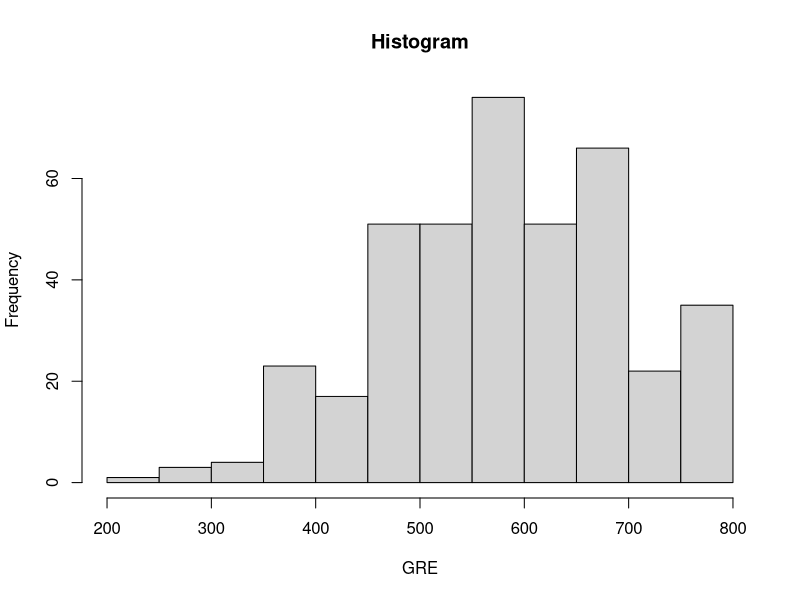
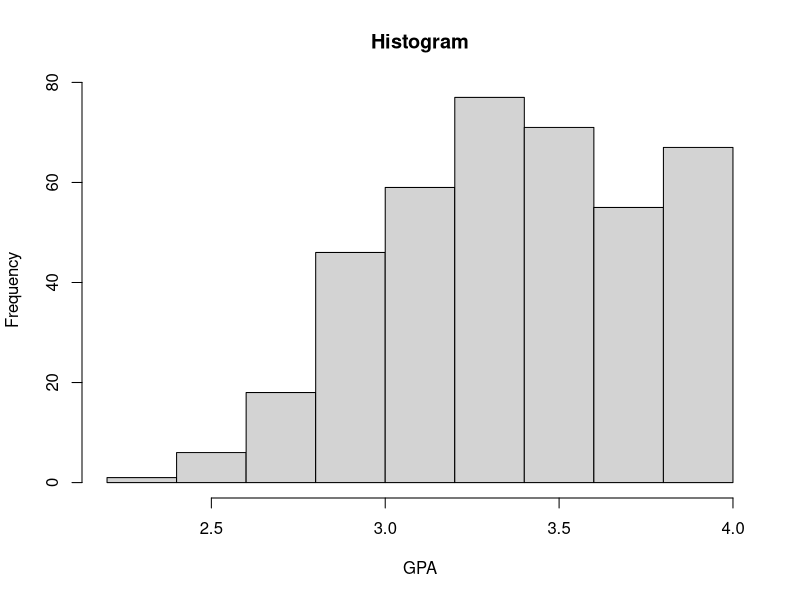
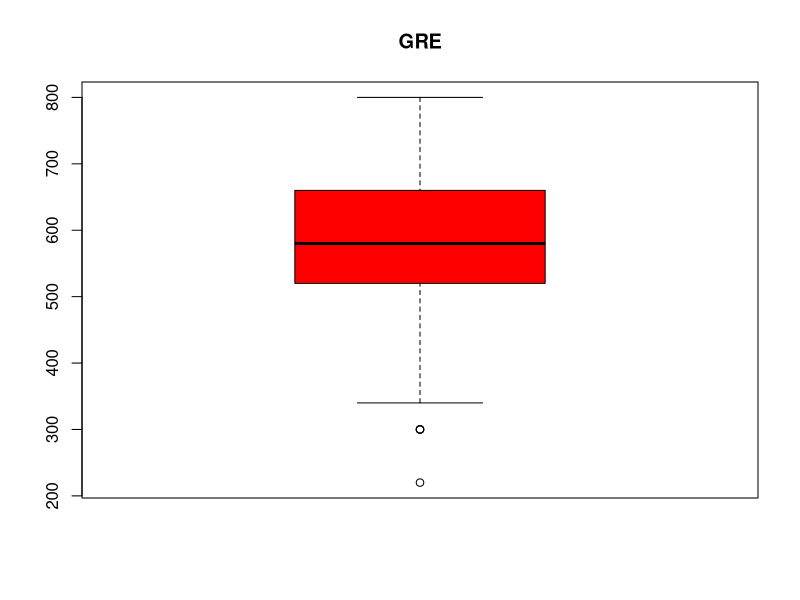
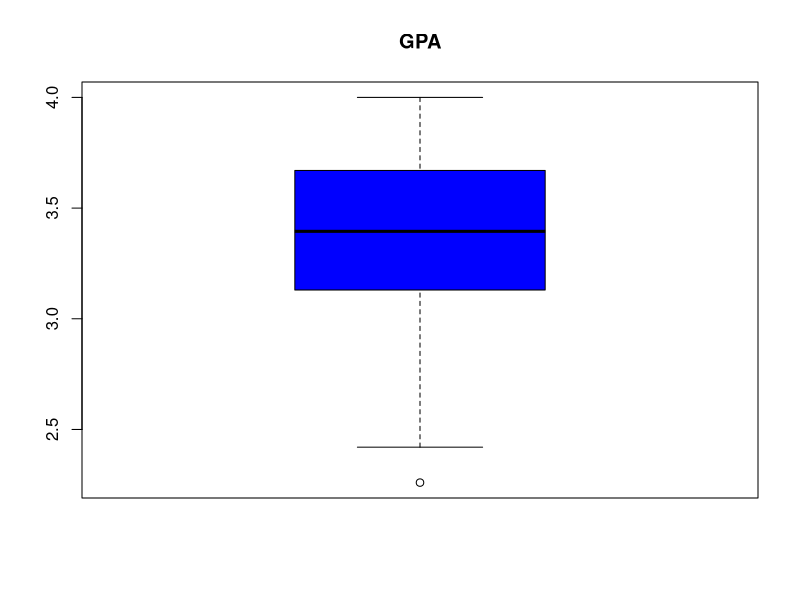
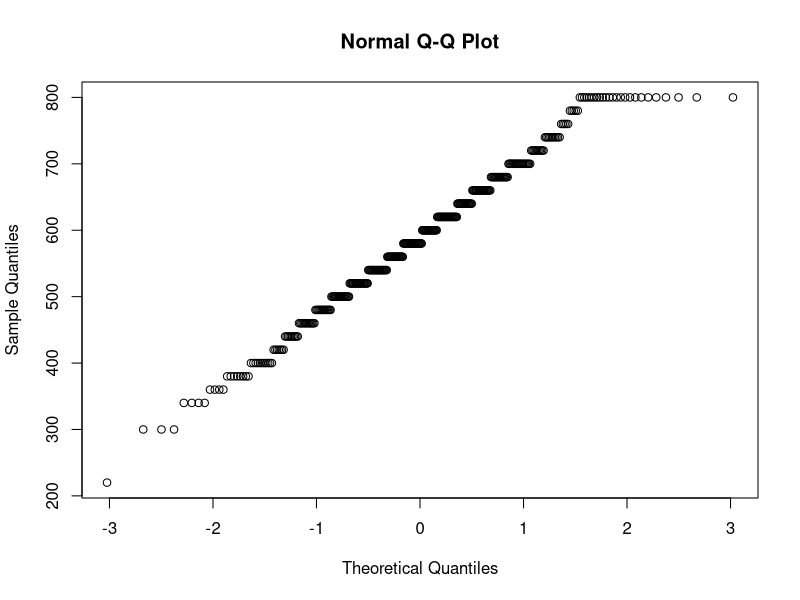

Here is the R script that generated these plots, in order: (Note: this script raises an error after producing the figures.)
# Name:	Liam Dillingham
# ID:		010732714

# Load data from file into frame
setwd("c:/data")
getwd()
admission = read.table("admission.txt", header=TRUE)

# Histogram for GRE, GPA
hist(admission[,2], xlab="GRE", main="Histogram")
hist(admission[,3], xlab="GPA", main="Histogram")

# Boxplot for GRE, GPA
boxplot(admission[,2], col="red", main="GRE")
boxplot(admission[,3], col="blue", main="GPA")

# Shapiro-Wilk and QQplot
shapiro.test(admission$GRE)
shapiro.test(admission$GPA)

qqnorm(admission$GRE)

model=glm(admit~GPA+GRE,data=admission[,2],family=binomial)
summary(model)

prediction=predict(model,type="response")
prediction